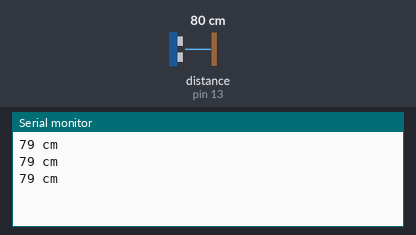
This sketch was run on a simulated Arduino Uno, built with avr-gcc and run on an emulated ATmega328P. Parts: the last lines printed to the serial monitor. Wiring (inferred from the names in the program): ultrasonic range finder: trigger pin 12; echo pin 13. Inputs (shaded band) come from the test bench; at power-on: distance to the obstacle (sensor on pin 13) 80 cm. The echo pulse lasts 58.3 µs per cm.

Above: at 1.3 s.
1.4 s: distance to the obstacle (sensor on pin 13) set to 197 cm
At 2.0 s:
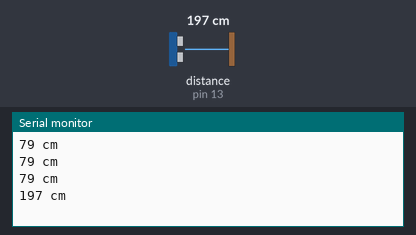
2.9 s: distance to the obstacle (sensor on pin 13) set to 204 cm
At 3.5 s:
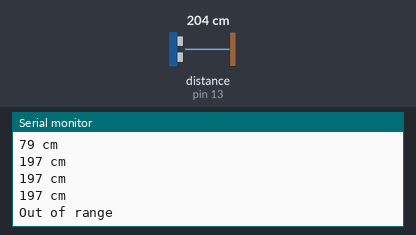

Measured:
- the behaviour switches between 199 and 200 cm on distance to the obstacle (sensor on pin 13) (found by bisection; images 1 and 2)
- after the input at 1.4 s, the serial monitor: prints a new line after 0.13 s (image 1)
- after the input at 2.9 s, the serial monitor: prints a new line after 0.17 s (image 2)

The sketch:

HC_SR04_Ultrasone_Sensor_v1.ino
```cpp
/*
 HC-SR04 Ultrasonic Sensor
 Range: 2 cm - 400 cm
 Resolution: 0,3 cm
 Echo (receives the signal) to Arduino pin 13
 Trig (sends the signal) to Arduino pin 12
 VCC to arduino 5v, GND to arduino GND
 */

#define trigPin 12
#define echoPin 13

void setup() {
  Serial.begin (9600);
  pinMode(trigPin, OUTPUT);
  pinMode(echoPin, INPUT);
}

void loop() {
  int duration, distance;
  digitalWrite(trigPin, HIGH);
  delayMicroseconds(1000);
  digitalWrite(trigPin, LOW);
  duration = pulseIn(echoPin, HIGH);
  distance = (duration/2) / 29.1;
  if (distance >= 200 || distance <= 0){
    Serial.println("Out of range");
  }
  else {
    Serial.print(distance);
    Serial.println(" cm");
  }
  delay(500);
}
```
